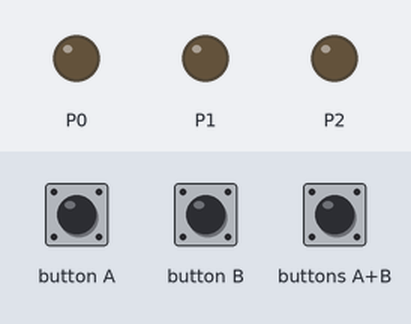
Recording of a program running on a simulated BBC micro:bit (MakeCode). Parts: output pins drawn as LEDs (lit = HIGH). Inputs (shaded band) come from the test bench.

Above: at 1.2 s.
1.3 s: button A pressed for 0.15 s
At 2.4 s:
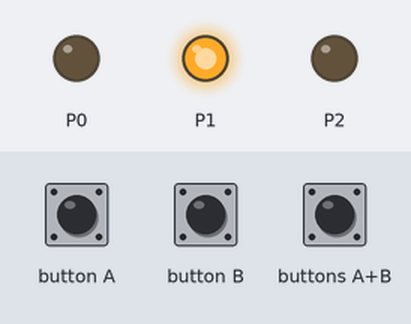
4.4 s: button B pressed for 0.15 s
At 6.0 s:
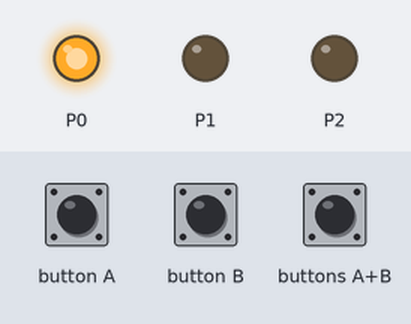
7.5 s: buttons A+B pressed for 0.15 s
At 8.4 s:
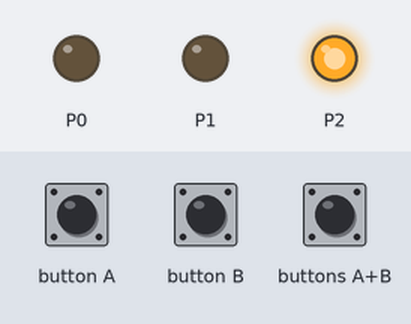
10.1 s: buttons A+B pressed for 1 s
At 13.5 s:
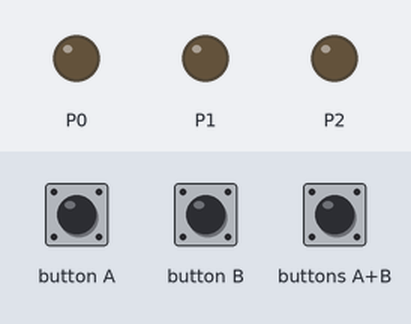
Timing chart, 0 to 14.6 s (numbered marks = the images above; inputs shaded):
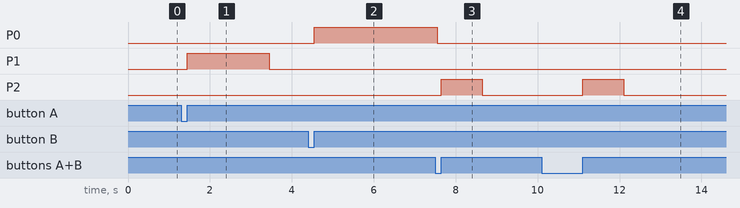

Measured:
- after the input at 1.3 s, P1: LOW → HIGH after 0.15 s, → LOW 2.0 s later
- after the input at 4.4 s, P0: LOW → HIGH after 0.15 s
- after the input at 7.5 s, P2: LOW → HIGH after 0.15 s, → LOW 1.0 s later
- after the input at 10.1 s, P2: LOW → HIGH after 1.0 s, → LOW 1.0 s later

The program:

main.ts
```typescript
input.onButtonPressed(Button.A, function () {
    pins.digitalWritePin(DigitalPin.P1, 1)
    basic.pause(2000)
    pins.digitalWritePin(DigitalPin.P1, 0)
})
input.onButtonPressed(Button.AB, function () {
    pins.digitalWritePin(DigitalPin.P2, 1)
    basic.pause(1000)
    pins.digitalWritePin(DigitalPin.P2, 0)
})
input.onButtonPressed(Button.B, function () {
    pins.digitalWritePin(DigitalPin.P0, 1)
    basic.pause(3000)
    pins.digitalWritePin(DigitalPin.P0, 0)
})
pins.digitalWritePin(DigitalPin.P0, 0)
pins.digitalWritePin(DigitalPin.P1, 0)
pins.digitalWritePin(DigitalPin.P2, 0)
basic.forever(function () {

})
```

test.ts
```typescript
// aquí va el archivo "tests"; esto no se compilará cuando este paquete se utilice como una extensión.
```
